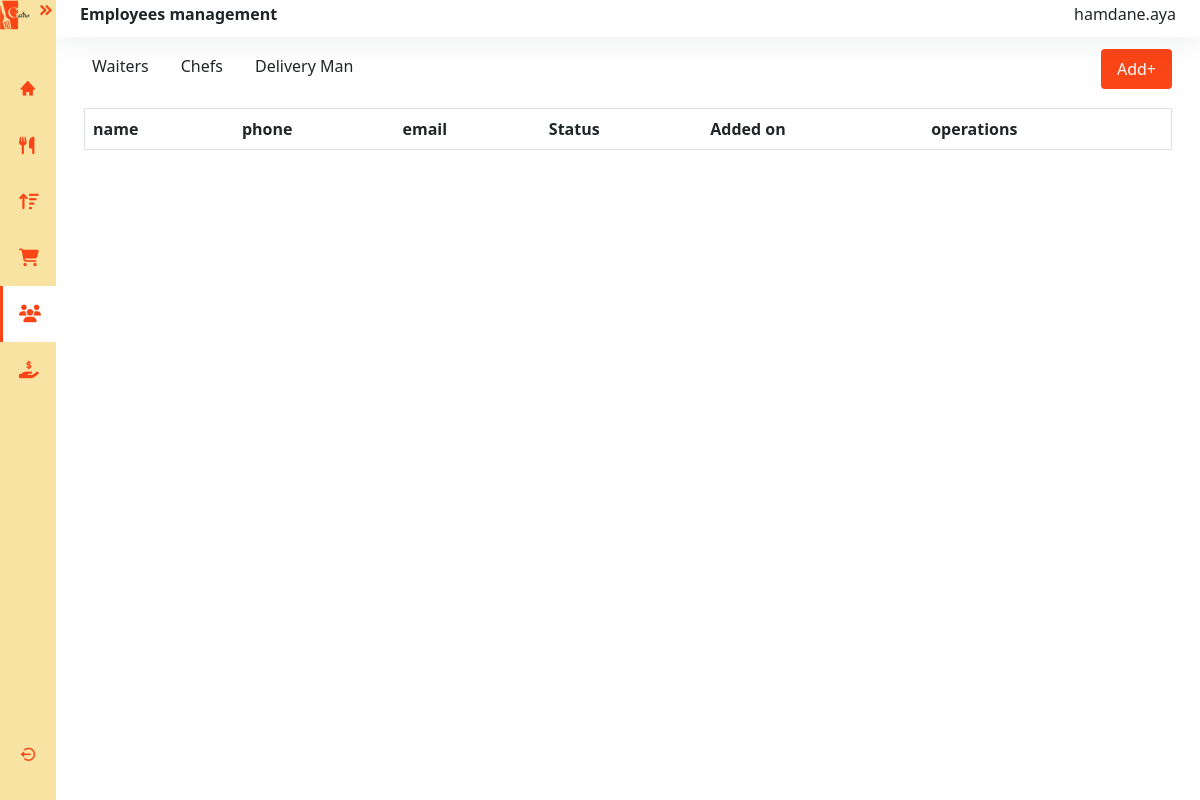
The app's page /restaurant/employees_Manager/ (signed in), older data.
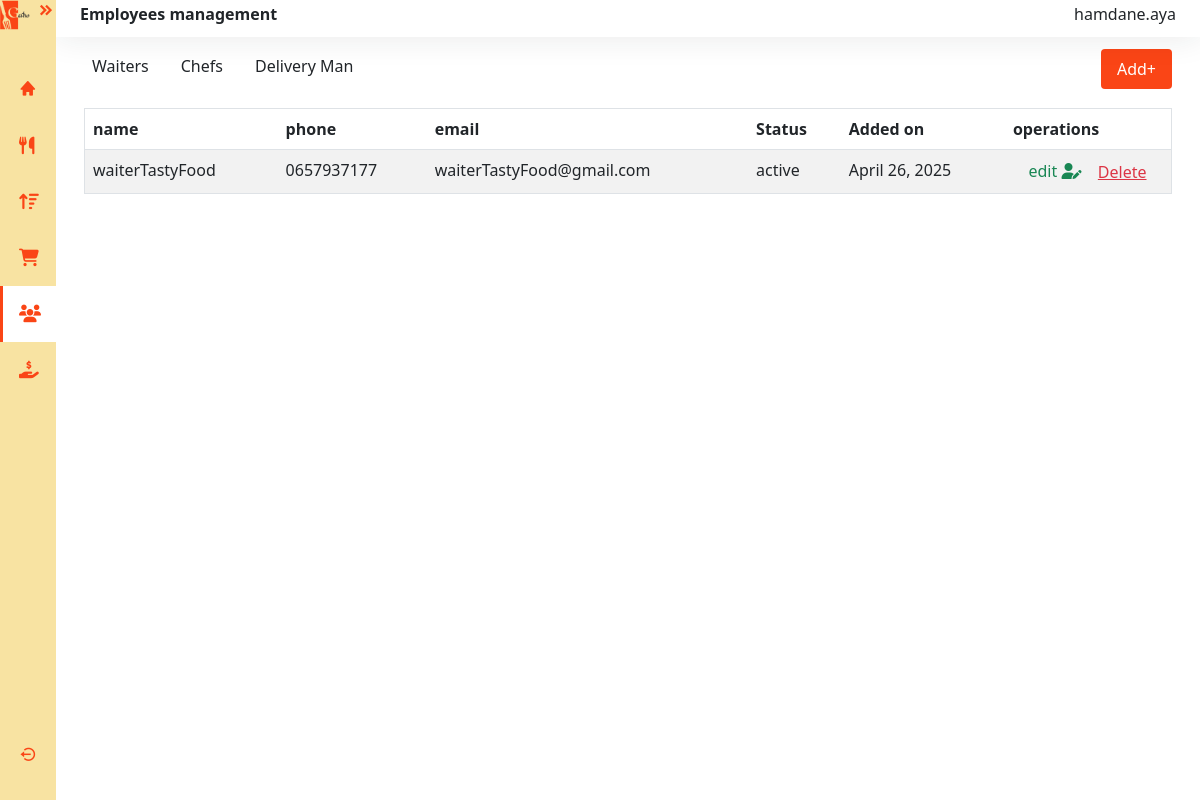
The same page, newer data.
### restaurant/models.py (models this page shows)
class Server(models.Model):
    user = models.OneToOneField(User, on_delete=models.CASCADE, primary_key=True)
    created_at = models.DateField(auto_now_add=True)
    status = models.CharField(max_length=10, choices=EmployeeStatus.choices)
    restaurant = models.ForeignKey(Restaurant, on_delete=models.CASCADE)

class User(AbstractUser):
    USER_TYPES = (
        ('PDG', 'PDG'),
        ('MANAGER', 'Manager'),
        ('CHEF', 'Chef'),
        ('SERVER', 'Server'),
        ('DELIVERY', 'Delivery Person'),
        ('CLIENT', 'Client'),
        ('SUPPLIER', 'Supplier'),
    )
    user_type = models.CharField(max_length=10, choices=USER_TYPES)
    phone = models.CharField(max_length=20)
    groups = models.ManyToManyField(
        'auth.Group',
        verbose_name='groups',
        blank=True,
        help_text='The groups this user belongs to.',
        related_name="restaurant_user_groups",
        related_query_name="restaurant_user",
    )
    user_permissions = models.ManyToManyField(
        'auth.Permission',
        verbose_name='user permissions',
        blank=True,
        help_text='Specific permissions for this user.',
        related_name="restaurant_user_permissions",
        related_query_name="restaurant_user",
    )

### restaurant/views.py (the view)
# urls.py: path('employees_Manager/', views.employee_manager_list, name='employee_manager_list'),
@manager_required
def employee_manager_list(request):
    manager = Manager.objects.get(user=request.user)
    restaurant = manager.restaurant
    waiters = Server.objects.filter(restaurant=restaurant)
    chefs = Chef.objects.filter(restaurant=restaurant)
    delivery_persons = DeliveryPerson.objects.filter(restaurant=restaurant)
    return render(request, 'manager/employee.html', {
        'waiters': waiters,
        'chefs': chefs,
        'DeliveryPersons': delivery_persons
    })

### templates/manager/employee.html (shortened to what this page needs)
{% extends 'manager/base.html' %}
{% load static %}
{% block extra_css %}
<link rel="stylesheet" href="https://cdnjs.cloudflare.com/ajax/libs/twitter-bootstrap/5.3.0/css/bootstrap.min.css">
<link rel="stylesheet" href="https://cdn.datatables.net/2.2.2/css/dataTables.bootstrap5.css">
<link rel="stylesheet" href="{% static 'styles/pdg/employee.css'%}">
{% endblock %}
{% block employees_active %}activate{% endblock %}
{% block content %}
<div class="main bg-white" >
  <nav class="navbar navbar-expand  bg-basic d-flex justify-content-between">
      <h6 class="fw-bold">
          Employees management
      </h6>
      <h6>{{ request.session.display_username }}</h6>
  </nav>
  <main class="content px-3 py-1">
    <div class="container mt-2 mb-4">
      <div class="d-flex justify-content-between align-items-start mb-3">
        <div class="d-flex align-items-center" id="list-employee-manager">
          <h6 class="me-3" id="servers-btn">Waiters</h6>
          <h6 class="me-3" id="chefs-btn">Chefs</h6>
          <h6 class="me-3" id="delivery-btn">Delivery Man</h6>
        </div>
        <a href="{% url 'add_staff' %}" id="btn">Add<span>+</span></a>
      </div>
      <div class="table-responsive " id="server">
        <table id="servers-table" class="table table-striped border" style="width:100%">
          <thead>
              <tr>
                  <th>name</th>
                  <th style="text-align: left;">phone</th>
                  <th>email</th>
                  <th>Status</th>
                  <th>Added on</th>
                  <th>operations</th>
              </tr>
          </thead>
          <tbody>
            <tr>
              {% for waiter in waiters %}
              <td>{{ waiter.user.get_full_name }}</td>
              <td>{{ waiter.user.phone }}</td>
              <td>{{ waiter.user.email }}</td>
              <td>{{ waiter.status }}</td>
              <td>{{ waiter.created_at }}</td>
              <td class="d-flex justify-content-evenly align-items-center">
                <a href="{% url 'edit_staff' role='server' pk=waiter.pk %}" class="text-success">edit <i class="fa-solid fa-user-pen"></i></a>
                <form action="{% url 'delete_staff' role='server' pk=waiter.pk %}" method="post" onsubmit="return confirm('Are you sure?');">
                  <button type="submit" class="btn btn-link text-danger p-0 m-0">Delete</button>
                </form>
              </td>
            </tr>
            {% endfor %}
          </tbody>
        </table>
      </div>
  </main>
</div>
{% endblock %}

Row changes from the older to the newer data that the page shows:
added Server: user.get_full_name "waiterTastyFood", user.phone "0657937177", user.email "waiterTastyFood@gmail.com", status "active", created_at "April 26, 2025"
